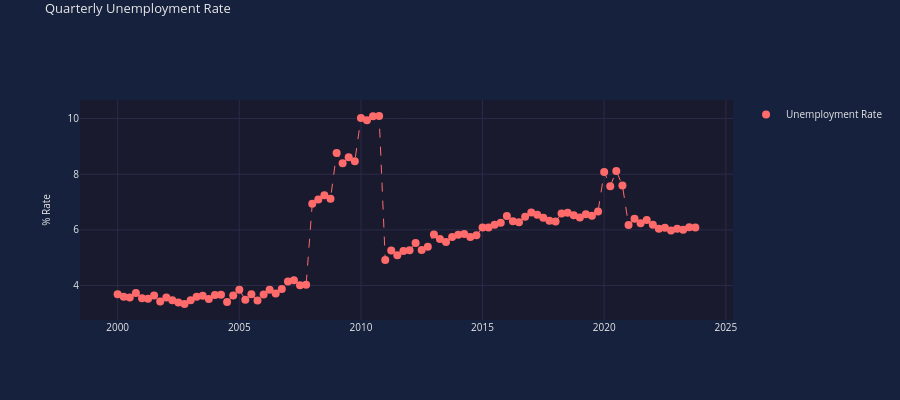

Here is the notebook cell this chart was saved with:
### Markdown cell above
## 6. Scatter Plot with Markers

Sometimes you want to show individual data points rather than lines.

### Code cell
# Quarterly unemployment data points
dates, values = generate_unemployment_data()
quarterly_dates = dates[::3]  # Every 3rd month
quarterly_values = values[::3]

chart = EconChart(num_rows=1, height=400)
chart.add_scatter(
    row=1, 
    x=quarterly_dates, 
    y=quarterly_values, 
    name='Unemployment Rate', 
    color='#ff6b6b',
    marker_size=8
)
chart.add_line(
    row=1,
    x=quarterly_dates,
    y=quarterly_values,
    name='Trend',
    color='#ff6b6b',
    width=1,
    dash='dash',
    showlegend=False
)
chart.set_title('Quarterly Unemployment Rate')
chart.set_yaxis(row=1, title='% Rate')
chart.enable_unified_spikeline()
chart.show()
